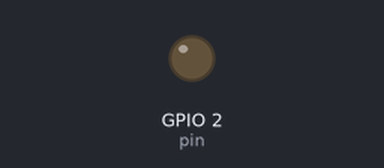
Recording of a program running on a simulated ESP32. On the bench: output pins drawn as LEDs (lit = HIGH). WiFi joins after 1.5 s; servers stay silent unless stated; what the program prints to the serial monitor is not drawn.

Above: at 0.1 s.
At 6.1 s:
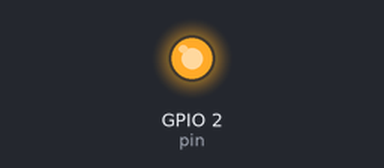
Timing chart, 0 to 8.5 s (numbered marks = the images above):
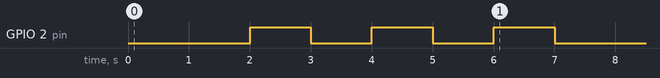

The program:

main.cpp
```cpp
#include <Arduino.h>
#include<WIFI.h>
//定义WIFI ID与PIN
const char*ssid="ChinaNet-b2Ti";
const char*password="mwi9m54v";
#define pin 2
void setup()
{
  Serial.begin(9600);
  WiFi.begin(ssid,password);
  Serial.println("Connecting to WiFi");
  while(WiFi.status()!=WL_CONNECTED)
  {
    Serial.println("Connecting to WiFi");
    delay(1000);
  }
  Serial.println("Connected to WiFi");
  Serial.println("WIFI IP地址:");

  Serial.println(WiFi.localIP());
  pinMode(pin,OUTPUT);
  for(int i=0;i<3;i++)
  {
    digitalWrite(pin,HIGH);
    delay(1000);
    digitalWrite(pin,LOW);
    delay(1000);
  }
    digitalWrite(pin,LOW);
}

void loop()
{

}
```
